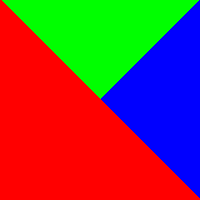
#> input picture sss/image.bmp, 200 x 200 px
$ python sss_question2.py
#> lines starting #> are read from the running program, lines starting #| are printed output that depends on the picture
import random

import numpy as np
from PIL import Image
from scipy.interpolate import lagrange as lag

k = 2  # minimum number of shares required to reconstruct the secret
n = 5  # total number of shares to create
# The largest prime number among [0,255] is 251.
# Therefore, all pixel values of the hidden image are modulated according to 251.
FIELD_SIZE = 251

"""
Image from: https://people.math.sc.edu/Burkardt/data/bmp/bmp.html
Resources used:
https://github.com/williamium3000/shamir-secret-image-sharing
https://pillow.readthedocs.io/en/stable/reference/Image.html
https://stackoverflow.com/questions/56330561/pil-image-fromarrayimg-astypeuint8-mode-rgb-returns-grayscale-image
"""


def load_file(input):
    f = open(input, "rb")

    # keep header intact
    header = f.read(54)
    width = header[18:22][0]
    height = header[22:26][0]

    # convert header bytes to a numpy array of integers
    # header_arr = np.frombuffer(header, dtype=np.uint8)
    # header_reshaped = header_arr.reshape(54,)

    return width, height, header


def read_grayscale_pixels(input):
#> called with input = 'image.bmp'
    img = Image.open(input).convert('L')
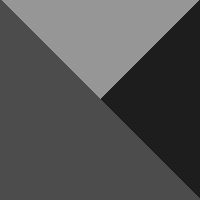
#> img: PIL image 200x200 L; min 29, max 150, mean 82.5
    pixels = np.asarray(img)
    return pixels.flatten(), pixels.shape


def read_rgb_pixels(input, width, height):
    pixels = []
    with open(input, "rb") as f:
        # read the header and discard it to keep it intact
        f.read(54)
        # read the rest of the data as a single byte string
        data = f.read()

    # use numpy to convert the byte string into a 1D array of uint8 values
    data_arr = np.frombuffer(data, dtype=np.uint8)

    # reshape the array into a 3D array of RGB values
    data_arr = data_arr.reshape((height, width, 3))

    # iterate over the pixels and append them to the pixels list
    for y in range(height):
        row = []
        for x in range(width):
            r, g, b = data_arr[y, x]
            row.append((r, g, b))
        pixels.append(row)

    return pixels, np.array(pixels).shape


def get_coefficients(num_pixels):
    return [[random.randint(0, FIELD_SIZE) for _ in range(k - 1)] for _ in range(num_pixels)]


def generate_shares(image, mode, shape, n=n):
    num_pixels = image.shape[0]
    coefficient = get_coefficients(num_pixels)
    # print(coefficient.shape)
    shares = []
    for i in range(1, n + 1):
        base = np.array([i ** j for j in range(1, k)])
        base = np.matmul(coefficient, base)
        share_image = image + base
        share_image = share_image % FIELD_SIZE
        shares.append(share_image)

    shares = np.array(shares)
    print(shares.shape)
    shares_reshaped = shares.reshape(n, *shape)
    file_names = []
    for i, img in enumerate(shares_reshaped):
        share_img = Image.fromarray(img.astype(np.uint8))
        # Convert to RGB mode
        share_img = share_img.convert('RGB')
        name = "share_{}_{}.bmp".format(mode, i + 1)
        file_names.append(name)
        share_img.save(name)

    return shares, file_names


# [91 lines left out: functions reconstruct, recolor, recolor_noheader, not called in this run]


if __name__ == '__main__':
    file = "image.bmp"
    w, h, header = load_file(file)
    pixels, grayscale_shape = read_grayscale_pixels(file)
#> grayscale_shape = (200, 200)
    rgb_pixels, rgb_shape = read_rgb_pixels(file, w, h)

    # print("Pixels:")
    # print(pixels)

    print("Shape of pixels:")
    print(grayscale_shape)
#| (200, 200)

    print("Generating shares")
    shares = generate_shares(pixels, 'grayscale', grayscale_shape)
#> after the loop in generate_shares, `for i in range(1, n + 1):`: shares = 5 items
#| (5, 40000)
#> the loop in generate_shares, `for i, img in enumerate(shares_reshaped):` made 5 passes
#> name on passes 1 to 5: 'share_grayscale_1.bmp', 'share_grayscale_2.bmp', 'share_grayscale_3.bmp', 'share_grayscale_4.bmp', 'share_grayscale_5.bmp'
#> pass 1, in generate_shares, `share_img = Image.fromarray(img.astype(np.uint8))`:
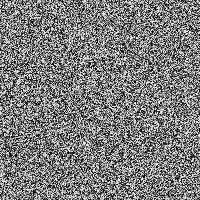
#> share_img: PIL image 200x200 L; min 0, max 250, mean 124.9
#> after the loop in generate_shares, `for i, img in enumerate(shares_reshaped):`:
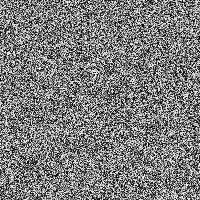
#> share_img: PIL image 200x200 RGB; min 0, max 250, mean 124.4
#> after the loop in generate_shares, `for i, img in enumerate(shares_reshaped):`: file_names = ['share_grayscale_1.bmp', 'share_grayscale_2.bmp', 'share_grayscale_3.bmp', 'share_grayscale_4.bmp', 'share_grayscale_5.bmp']
    rgb_shares = generate_shares(np.array(rgb_pixels).flatten(), 'rgb', rgb_shape)
#> call 2 of generate_shares, with image = array of shape (120000,), mode = 'rgb', shape = (200, 200, 3), n = 5
#> the loop in generate_shares (call 2), `for i, img in enumerate(shares_reshaped):` made 5 passes
#> pass 1, in generate_shares (call 2), `share_img = Image.fromarray(img.astype(np.uint8))`:
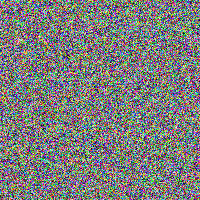
#> share_img: PIL image 200x200 RGB; mean R, G, B 124.3, 124.9, 123.7
#> pass 2, in generate_shares (call 2), `share_img = Image.fromarray(img.astype(np.uint8))`:
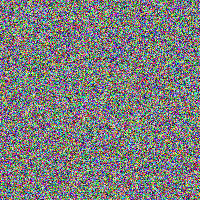
#> share_img: PIL image 200x200 RGB; mean R, G, B 124.6, 125.4, 124.5
#> pass 3, in generate_shares (call 2), `share_img = Image.fromarray(img.astype(np.uint8))`:
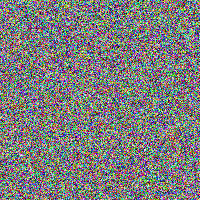
#> share_img: PIL image 200x200 RGB; mean R, G, B 124.5, 124.4, 124.4
#> after the loop in generate_shares (call 2), `for i, img in enumerate(shares_reshaped):`:
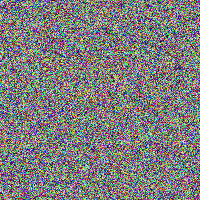
#> share_img: PIL image 200x200 RGB; mean R, G, B 125.5, 124.3, 124.5
#> after the loop in generate_shares (call 2), `for i, img in enumerate(shares_reshaped):`: file_names = ['share_rgb_1.bmp', 'share_rgb_2.bmp', 'share_rgb_3.bmp', 'share_rgb_4.bmp', 'share_rgb_5.bmp']
    # print("Shares:")
    # print(shares)

    print("Reconstructing the image with 2 shares...")
#> (the run stopped early here; a loop or call above may not have finished)
